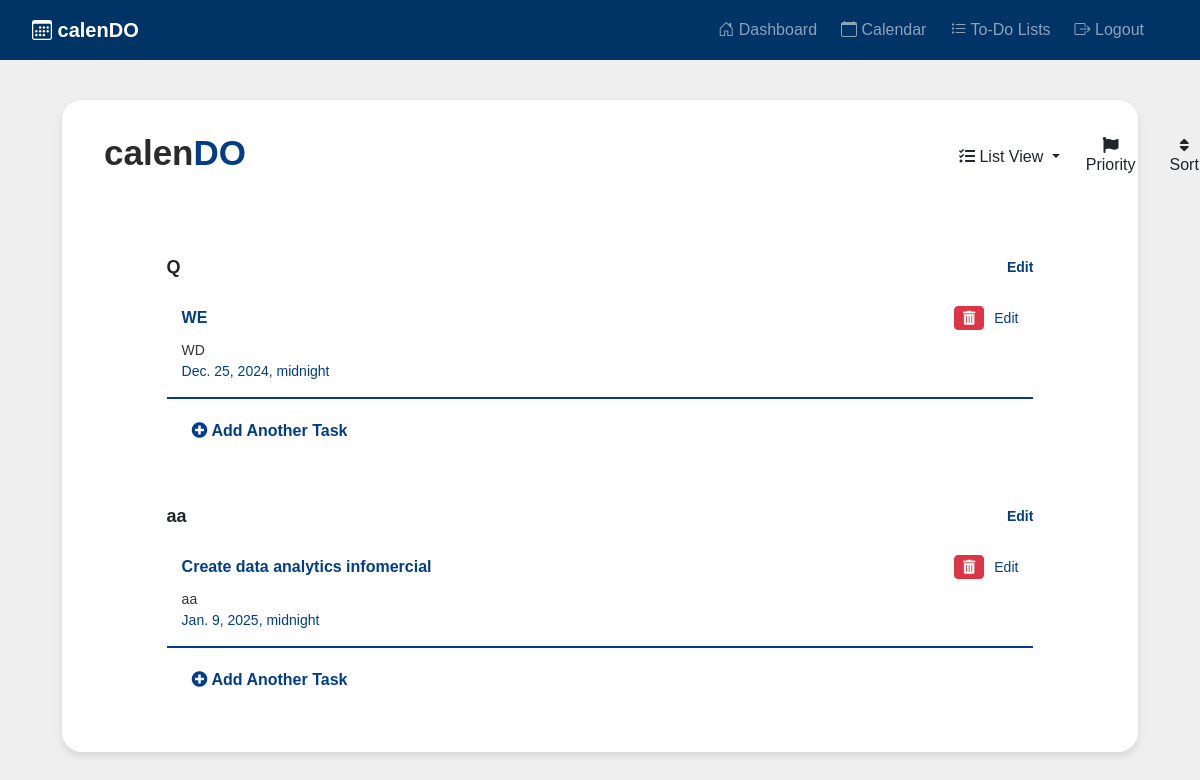
The app's page /list-view/ (signed in), older data.
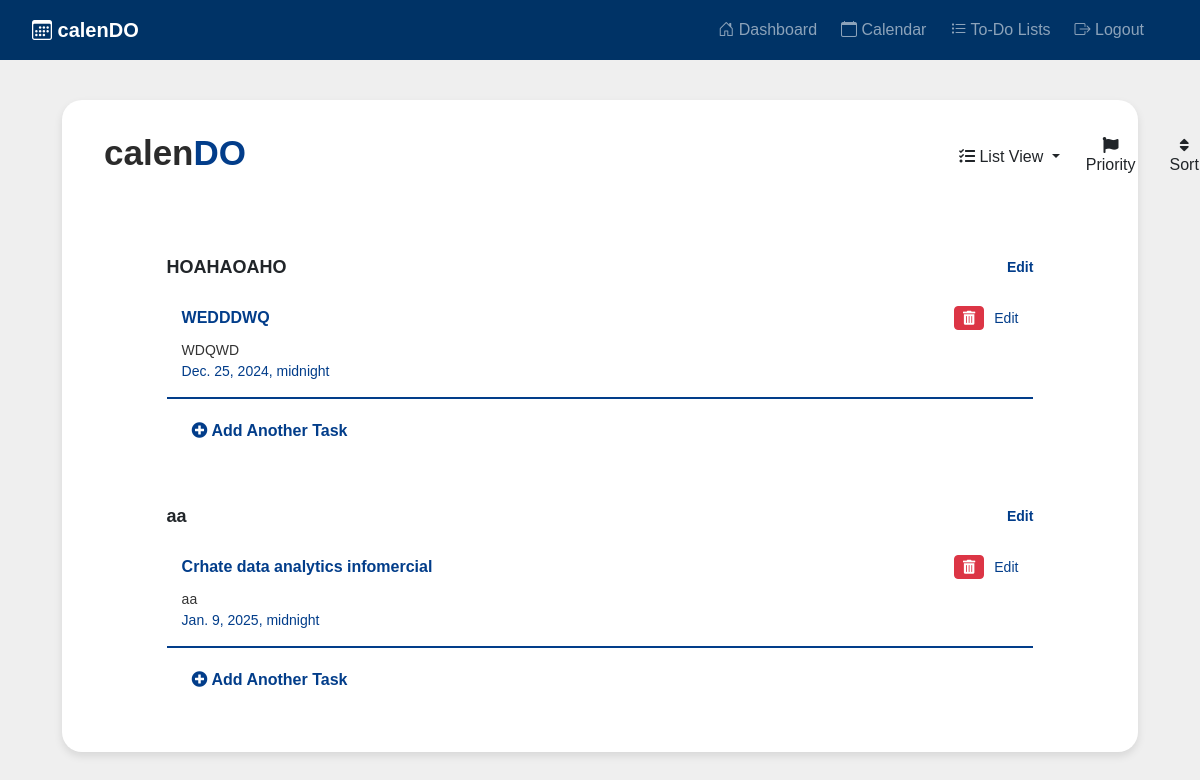
The same page, newer data.
### calendo/models.py (models this page shows, shortened)
class Task(models.Model):
    user = models.ForeignKey(User, on_delete=models.CASCADE, null=True, blank=True)
    task_name = models.CharField(max_length=200)
    description = models.TextField(null=True, blank=True)
    status = models.BooleanField(default=False)
    section = models.CharField(max_length=200, null=True, blank=True)
    priority = models.CharField(max_length=200, null=True, blank=True)
    due_date = models.DateTimeField(null=True, blank=True)
    created = models.DateTimeField(auto_now_add=True)
    class Meta:
        ordering = ['status']

### calendo/views.py (the view)
# urls.py: path('list-view/', views.list_view, name='list-view'),
def list_view(request):
    tasks = Task.objects.filter(user=request.user)
    sections_and_tasks = {}
    for task in tasks:
        if task.section not in sections_and_tasks:
            sections_and_tasks[task.section] = []
        sections_and_tasks[task.section].append(task)
    return render(request, 'todo/list-view.html', {'sections_and_tasks': sections_and_tasks})

### templates/todo/list-view.html (shortened to what this page needs)
<head>
    <link rel="stylesheet" href="https://cdnjs.cloudflare.com/ajax/libs/font-awesome/6.0.0-beta3/css/all.min.css">
    <link rel="stylesheet" href="https://cdn.jsdelivr.net/npm/bootstrap@5.3.0-alpha1/dist/css/bootstrap.min.css">
</head>
{% extends "partials/base.html" %}
{% block content %}
<div class="body-container bg-white">
<div class="container">
    <div class="sticky-header">
        <h1 class="text-primary calendo"><span class="calen">calen</span><span class="do">DO</span></h1>
        <div class="dropdown">
            <button class="btn dropdown-toggle no-border-btn" type="button" id="taskViewDropdown" data-bs-toggle="dropdown" aria-expanded="false">
                <i class="fas fa-tasks"></i> List View
            </button>
        </div>
            <button class="btn no-border-btn me-2" data-bs-toggle="modal" data-bs-target="#priorityModal">
                <i class="fas fa-flag"></i> Priority
            </button>
            <button class="btn no-border-btn" data-bs-toggle="modal" data-bs-target="#sortModal">
                <i class="fas fa-sort"></i> Sort
            </button>
    </div>
    <div class="task-container">
        {% if sections_and_tasks %}
            {% for section, tasks in sections_and_tasks.items %}
            <div class="section-container">
                <div class="section-header">
                    <span class="section-title">{{ section }}</span>
                    <span class="edit-btn" data-section="{{ section }}">Edit</span>
                </div>
                {% for task in tasks %}
                <div class="task-card" data-task-id="{{ task.id }}" data-task-priority="{{ task.priority }}" data-task-due-date="{{ task.due_date }}">
                    <div class="task-header">
                        <div class="task-title">{{ task.task_name }}</div>
                        <button class="btn btn-danger btn-sm ms-auto delete-task-btn" data-task-id="{{ task.id }}" data-bs-toggle="modal" data-bs-target="#deleteTaskModal">
                            <i class="fas fa-trash-alt" style="color: white;"></i>
                        </button>
                        <span class="edit-task-btn">Edit</span>
                    </div>
                    <div class="task-desc">{{ task.description }}</div>
                    <div class="task-date">{{ task.due_date }}</div>
                </div>
                {% endfor %}
                <div>
                    <button class="add-task-btn" data-bs-toggle="modal" data-bs-target="#addTaskModal">
                        <i class="fas fa-plus-circle"></i> Add Another Task
                    </button>
                </div>
            </div>
            {% endfor %}
        {% endif %}
    </div>
</div>
</div>
{% endblock %}

Row changes from the older to the newer data that the page shows:
changed Task: section "Q" → "HOAHAOAHO"; task_name "WE" → "WEDDDWQ"; description "WD" → "WDQWD"
changed Task "aa": task_name "Create data analytics infomercial" → "Crhate data analytics infomercial"
